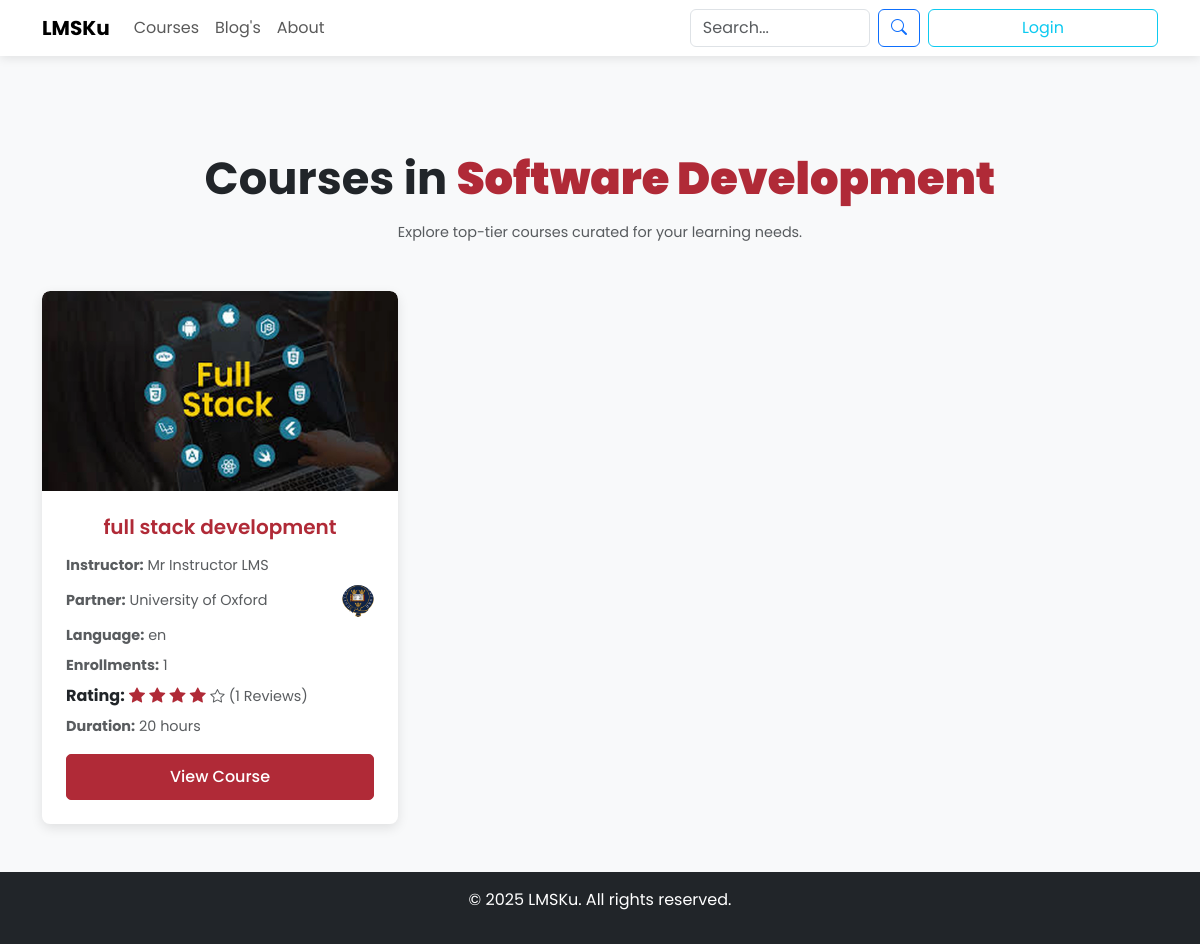
Page /category/software-development/ on the committed database.
### courses/models.py (models this page shows, shortened)
class Category(models.Model):
    user = models.ForeignKey(CustomUser, on_delete=models.CASCADE)  # Relasi dengan pengguna
    name = models.CharField(max_length=250)
    slug = models.SlugField(unique=True, blank=True, null=True)  # Kolom slug yang unik

class Course(models.Model):
    choice_language = [
        ('ab', 'Abkhazian'),
        ('aa', 'Afar'),
        ('af', 'Afrikaans'),
        ('sq', 'Albanian'),
        ('am', 'Amharic'),
        ('ar', 'Arabic'),
        ('hy', 'Armenian'),
        ('as', 'Assamese'),
        ('av', 'Avaric'),
        ('ae', 'Avestan'),
        ('ay', 'Aymara'),
        ('az', 'Azerbaijani'),
        ('bm', 'Bambara'),
        ('ba', 'Bashkir'),
        ('eu', 'Basque'),
        ('be', 'Belarusian'),
        ('bn', 'Bengali'),
        ('bh', 'Bihari'),
        ('bi', 'Bislama'),
        ('bs', 'Bosnian'),
        ('br', 'Breton'),
        ('bg', 'Bulgarian'),
        ('my', 'Burmese'),
        ('ca', 'Catalan'),
        ('ch', 'Chamorro'),
        ('ce', 'Chechen'),
        ('ny', 'Chichewa'),
        ('zh', 'Chinese'),
        ('cu', 'Church Slavic'),
        ('cv', 'Chuvash'),
        ('kw', 'Cornish'),
        ('co', 'Corsican'),
        ('cr', 'Cree'),
        ('hr', 'Croatian'),
        ('cs', 'Czech'),
        ('da', 'Danish'),
        ('dv', 'Divehi'),
        ('nl', 'Dutch'),
        ('dz', 'Dzongkha'),
        ('en', 'English'),
        ('eo', 'Esperanto'),
        ('et', 'Estonian'),
        ('ee', 'Ewe'),
        ('fo', 'Faroese'),
        ('fj', 'Fijian'),
        ('fi', 'Finnish'),
        ('fr', 'French'),
        ('ff', 'Fulah'),
        ('de', 'German'),
        ('ga', 'Irish'),
        ('gl', 'Galician'),
        ('gn', 'Guarani'),
        ('gu', 'Gujarati'),
        ('ht', 'Haitian Creole'),
        ('ha', 'Hausa'),
        ('he', 'Hebrew'),
        ('hi', 'Hindi'),
        ('ho', 'Hiri Motu'),
        ('hu', 'Hungarian'),
        ('is', 'Icelandic'),
        ('id', 'Indonesian'),
        ('ia', 'Interlingua'),
        ('ie', 'Interlingue'),
        ('iu', 'Inuktitut'),
        ('it', 'Italian'),
        ('ja', 'Japanese'),
        ('jw', 'Javanese'),
        ('kn', 'Kannada'),
        ('kr', 'Kanuri'),
        ('ks', 'Kashmiri'),
        ('km', 'Khmer'),
        ('ki', 'Kikuyu'),
        ('rw', 'Kinyarwanda'),
        ('ky', 'Kyrgyz'),
        ('ko', 'Korean'),
        ('la', 'Latin'),
        ('lv', 'Latvian'),
        ('lt', 'Lithuanian'),
        ('lb', 'Luxembourgish'),
        ('mk', 'Macedonian'),
        ('ml', 'Malayalam'),
        ('mr', 'Marathi'),
        ('my', 'Mongolian'),
        ('ne', 'Nepali'),
        ('no', 'Norwegian'),
        ('oc', 'Occitan'),
        ('or', 'Odia'),
        ('om', 'Oromo'),
        ('ps', 'Pashto'),
        ('fa', 'Persian'),
        ('pl', 'Polish'),
        ('pt', 'Portuguese'),
        ('pa', 'Punjabi'),
        ('qu', 'Quechua'),
        ('ro', 'Romanian'),
        ('rm', 'Romansh'),
        ('ru', 'Russian'),
        ('sr', 'Serbian'),
        ('si', 'Sinhala'),
        ('sk', 'Slovak'),
        ('sl', 'Slovenian'),
        ('es', 'Spanish'),
        ('su', 'Sundanese'),
        ('sw', 'Swahili'),
        ('sv', 'Swedish'),
        ('tl', 'Tagalog'),
        ('tg', 'Tajik'),
        ('ta', 'Tamil'),
        ('te', 'Telugu'),
        ('th', 'Thai'),
        ('tr', 'Turkish'),
        ('uk', 'Ukrainian'),
        ('ur', 'Urdu'),
        ('uz', 'Uzbek'),
        ('vi', 'Vietnamese'),
        ('cy', 'Welsh'),
        ('xh', 'Xhosa'),
        ('yi', 'Yiddish'),
        ('zu', 'Zulu'),
    ]
    course_name = models.CharField(max_length=250)
    course_number = models.CharField(max_length=250, blank=True)
    course_run = models.CharField(max_length=250, blank=True)
    slug = models.CharField(max_length=250, blank=True)
    org_partner = models.ForeignKey(Partner, on_delete=models.CASCADE, related_name="courses")
    instructor = models.ForeignKey(Instructor, on_delete=models.CASCADE, related_name="courses", null=True)
    category = models.ForeignKey(Category, on_delete=models.CASCADE, related_name="category_courses")
    level = models.CharField(max_length=10, choices=[('basic', 'Basic'), ('middle', 'Middle'), ('advanced', 'Advanced')], default='basic', null=True, blank=True)
    status_course = models.ForeignKey(CourseStatus, on_delete=models.CASCADE, related_name="courses")  # Hubungkan dengan CourseStatus
    created_at = models.DateTimeField(auto_now_add=True)
    edited_on = models.DateTimeField(auto_now=True)
    image = models.ImageField(upload_to='courses/', blank=True, null=True)
    link_video = models.URLField(blank=True, null=True)
    description = models.TextField()
    sort_description = models.CharField(max_length=150, null=True, blank=True)
    hour = models.CharField(max_length=2, null=True, blank=True)
    author = models.ForeignKey(CustomUser, on_delete=models.CASCADE)
    language = models.CharField(
        max_length=2,
        choices=choice_language,
        default='id'  # Bahasa Indonesia sebagai default
    )
    start_date = models.DateField(null=True)
    end_date = models.DateField(null=True)
    start_enrol = models.DateField(null=True)
    end_enrol = models.DateField(null=True)

### authentication/models.py (models this page shows, shortened)
class Universiti(models.Model):
    name = models.CharField(max_length=200, blank=True, null=True)
    slug = models.SlugField(unique=True)
    location = models.CharField(max_length=100, blank=True, null=True)
    def __str__(self):
        return self.name

### courses/views.py (the view)
# urls.py: path('category/<slug:slug>/', views.category_course_list, name='category_list'),
@ratelimit(key='ip', rate='100/h')
def category_course_list(request, slug):
    category = get_object_or_404(Category, slug=slug)
    published_status = CourseStatus.objects.filter(status='published').first()
    if not published_status:
        return HttpResponseNotFound("Status 'published' tidak ditemukan")
    courses = Course.objects.filter(
        category=category,
        status_course=published_status,
        end_enrol__gte=timezone.now()
    ).select_related(
        'category', 'instructor__user', 'org_partner'
    ).prefetch_related('enrollments')
    paginator = Paginator(courses, 10)
    page = request.GET.get('page')
    try:
        courses_paginated = paginator.page(page)
    except PageNotAnInteger:
        courses_paginated = paginator.page(1)
    except EmptyPage:
        courses_paginated = paginator.page(paginator.num_pages)
    categories = Category.objects.filter(
        category_courses__status_course=published_status,
        category_courses__end_enrol__gte=timezone.now()
    ).annotate(course_count=Count('category_courses')).distinct()
    courses_data = []
    total_enrollments = 0
    for course in courses_paginated:
        review_qs = CourseRating.objects.filter(course=course)
        average_rating = round(review_qs.aggregate(avg=Avg('rating'))['avg'] or 0, 1)
        full_stars = int(average_rating)
        half_star = (average_rating % 1) >= 0.5
        empty_stars = 5 - full_stars - (1 if half_star else 0)
        num_enrollments = course.enrollments.count()
        total_enrollments += num_enrollments
        courses_data.append({
            'course_name': course.course_name,
            'course_id': course.id,
            'num_enrollments': num_enrollments,
            'course_slug': course.slug,
            'course_image': course.image.url if course.image else None,
            'instructor': course.instructor.user.get_full_name() if course.instructor else None,
            'instructor_username': course.instructor.user.username if course.instructor else None,
            'photo': course.instructor.user.photo.url if course.instructor and course.instructor.user.photo else None,
            'partner': course.org_partner.name if course.org_partner else None,
            'partner_photo': course.org_partner.logo.url if course.org_partner and course.org_partner.logo else None,
            'category': course.category.name if course.category else None,
            'language': course.language,
            'average_rating': average_rating,
            'review_count': review_qs.count(),
            'full_star_range': range(full_stars),
            'half_star': half_star,
            'empty_star_range': range(empty_stars),
            'duration': course.hour,  # Assuming `duration` is in your model
        })
    context = {
        'category': category,
        'courses': courses_data,
        'page_obj': courses_paginated,
        'total_courses': courses.count(),
        'total_enrollments': total_enrollments,
        'total_pages': paginator.num_pages,
        'current_page': courses_paginated.number,
        'start_index': courses_paginated.start_index(),
        'end_index': courses_paginated.end_index(),
        'categories': list(categories.values('id', 'name', 'course_count')),
    }
    return render(request, 'courses/course_list.html', context)

### templates/courses/course_list.html (shortened to what this page needs)
{% extends 'home/base.html' %}
{% load static %}
{% block content %}
<section class="py-5 bg-light">
    <div class="container">
        <div class="text-center my-5">
            <h1 class="display-4 mb-3" >Courses in <strong style="color: #b02a37;">{{ category.name }}</strong> </h1>
            <p class="lead text-muted">Explore top-tier courses curated for your learning needs.</p>
        </div>
        <div class="row g-4">
            {% for course in courses %}
                <div class="col-lg-4 col-md-6 col-sm-12">
                    <div class="card border-0 rounded-3 h-100 course-card">
                        <div class="course-image-wrapper">
                            <img src="{{ course.course_image }}" class="card-img-top rounded-top-3" alt="{{ course.course_name }}">
                        </div>
                        <div class="card-body d-flex flex-column p-4">
                            <h5 class="card-title text-center mb-3" style="color: #b02a37;">{{ course.course_name }}</h5>
                            <p class="text-muted mb-2"><strong>Instructor:</strong> {{ course.instructor }}</p>
                            <div class="d-flex justify-content-between align-items-center mb-2">
                                <p class="text-muted mb-0"><strong>Partner:</strong> {{ course.partner }}</p>
                                {% if course.partner_photo %}
                                    <img src="{{ course.partner_photo }}" alt="{{ course.partner }}" class="rounded-circle" style="width: 32px; height: 32px; object-fit: cover;">
                                {% endif %}
                            </div>
                            <p class="text-muted mb-2"><strong>Language:</strong> {{ course.language }}</p>
                            <p class="text-muted mb-2"><strong>Enrollments:</strong> {{ course.num_enrollments }}</p>
                            <div class="mb-2">
                                <strong>Rating:</strong>
                                {% for i in course.full_star_range %}
                                    <i class="bi bi-star-fill" style="color: #b02a37;"></i>
                                {% endfor %}
                                {% for i in course.empty_star_range %}
                                    <i class="bi bi-star text-muted"></i>
                                {% endfor %}
                                <span class="text-muted">({{ course.review_count }} Reviews)</span>
                            </div>
                            <p class="text-muted mb-3"><strong>Duration:</strong> {{ course.duration }} hours</p>
                            <a href="{% url 'courses:course_lms_detail' course.course_id course.course_slug %}" class="btn btn-course w-100 mt-auto" style="background-color: #b02a37; border-color: #b02a37;">View Course</a>
                        </div>
                    </div>
                </div>
            {% empty %}
                <div class="col-12">
                    <div class="alert alert-warning text-center rounded-3" role="alert">
                        No courses available in this category.
                    </div>
                </div>
            {% endfor %}
        </div>
    </div>
</section>
{% endblock %}

### templates/home/base.html (style rules this page uses)
body { font-family: 'Poppins', sans-serif; background-color: #f8f9fa; min-height: 100vh; display: flex; flex-direction: column; }
.card { border: none; transition: transform 0.3s; }
.card-img-top { width: 100%; height: 200px; object-fit: cover; }

### templates/courses/course_list.html (style rules this page uses)
.bg-light { background-color: #f8f9fa !important; }
.display-4 { font-size: 2.8rem; font-weight: 700; line-height: 1.2; }
.lead { font-size: 1.2rem; font-weight: 400; }
.course-card { background-color: #ffffff; box-shadow: 0 4px 12px rgba(0, 0, 0, 0.1); transition: transform 0.3s ease, box-shadow 0.3s ease; overflow: hidden; }
.course-image-wrapper { position: relative; overflow: hidden; }
.card-img-top { height: 200px; object-fit: cover; transition: transform 0.3s ease; }
.card-body { padding: 1.5rem; }
.card-title { font-size: 1.25rem; font-weight: 600; }
.text-muted { font-size: 0.9rem; }
.btn-course { background-color: #b02a37; border-color: #b02a37; color: white; font-weight: 500; padding: 10px; border-radius: 5px; transition: background-color 0.3s ease, transform 0.2s ease; }

### rows in the picture
Category: name "Software Development"
Course: course_name "full stack development", language "en", duration "20"
Universiti: partner "University of Oxford"

### other values in the picture
{{ course.instructor }} "Mr Instructor LMS"
{{ course.num_enrollments }} "1"
{{ course.review_count }} "1"
